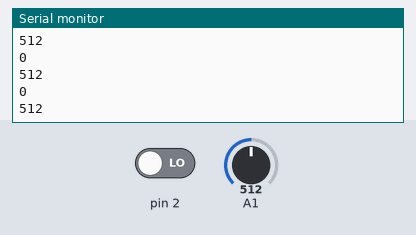
A sketch run on a simulated Arduino Uno, built with avr-gcc and run on an emulated ATmega328P. Parts: the last lines printed to the serial monitor. The inputs (shaded band) are chosen by the test bench; at power-on: A1 = 512, pin 2 LOW.

Above: at 1.2 s.
1.3 s: A1 set to 716
At 1.9 s:
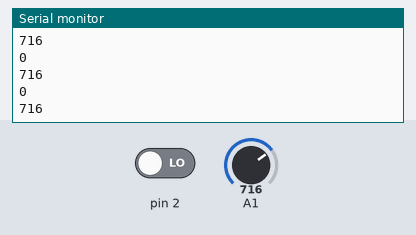
2.8 s: pin 2 driven HIGH
4.3 s: A1 set to 900
At 4.8 s:
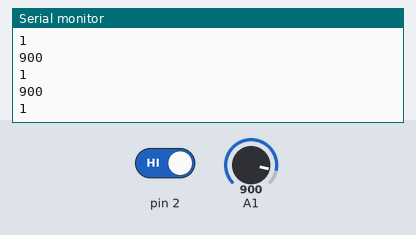
Timing chart, 0 to 7.3 s (numbered marks = the images above; inputs shaded):
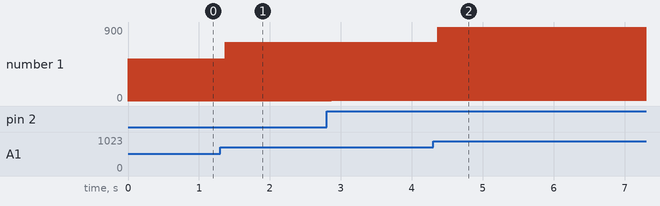

The sketch:

Floating.ino
```cpp
void setup() {
  Serial.begin(9600);
  pinMode(2,INPUT);
}

void loop() {
  Serial.println(analogRead(A1));
  Serial.println(digitalRead(2));
}
```

Measured:
- after the input at 1.3 s, the serial monitor: prints a new line after 0.07 s (image 1)
- after the input at 4.3 s, the serial monitor: prints a new line after 0.07 s (image 2)
- plotted number 1: 512 → 716 after the input at 1.3 s, 716 → 1 after the input at 2.8 s, 1 → 900 after the input at 4.3 s
